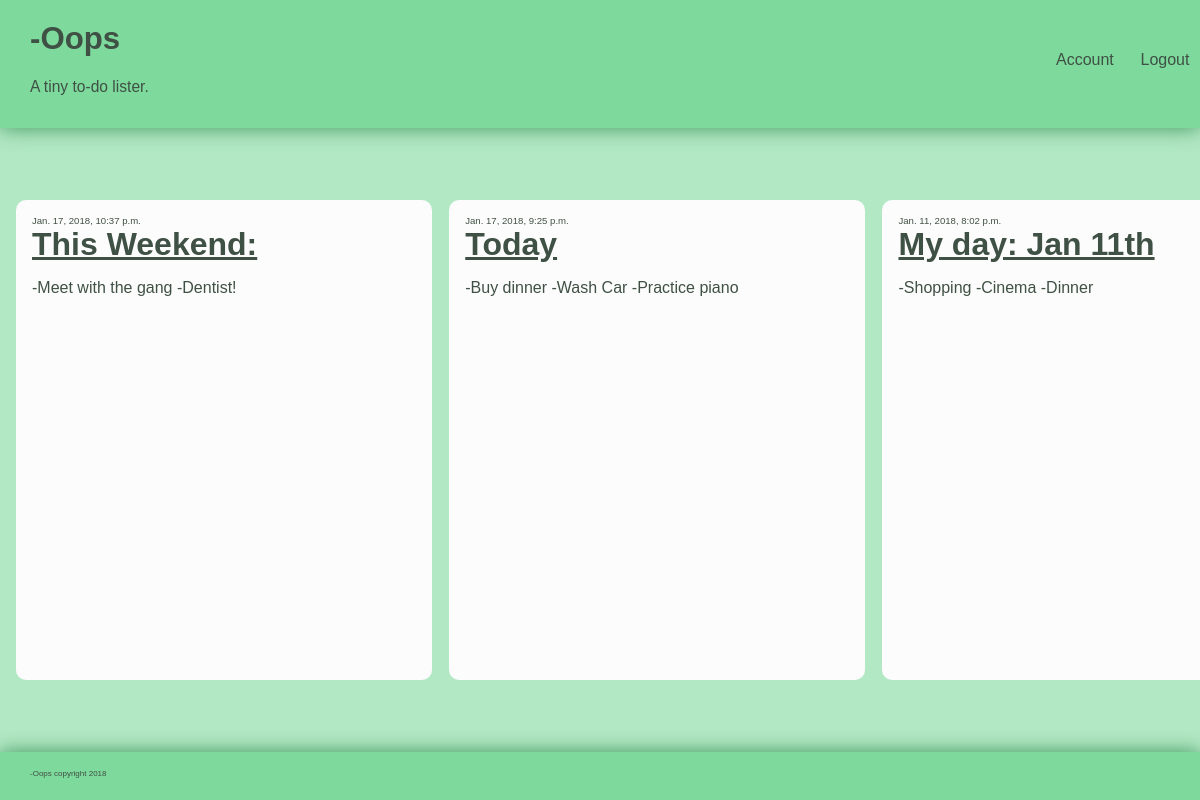
The app's page /, older data.
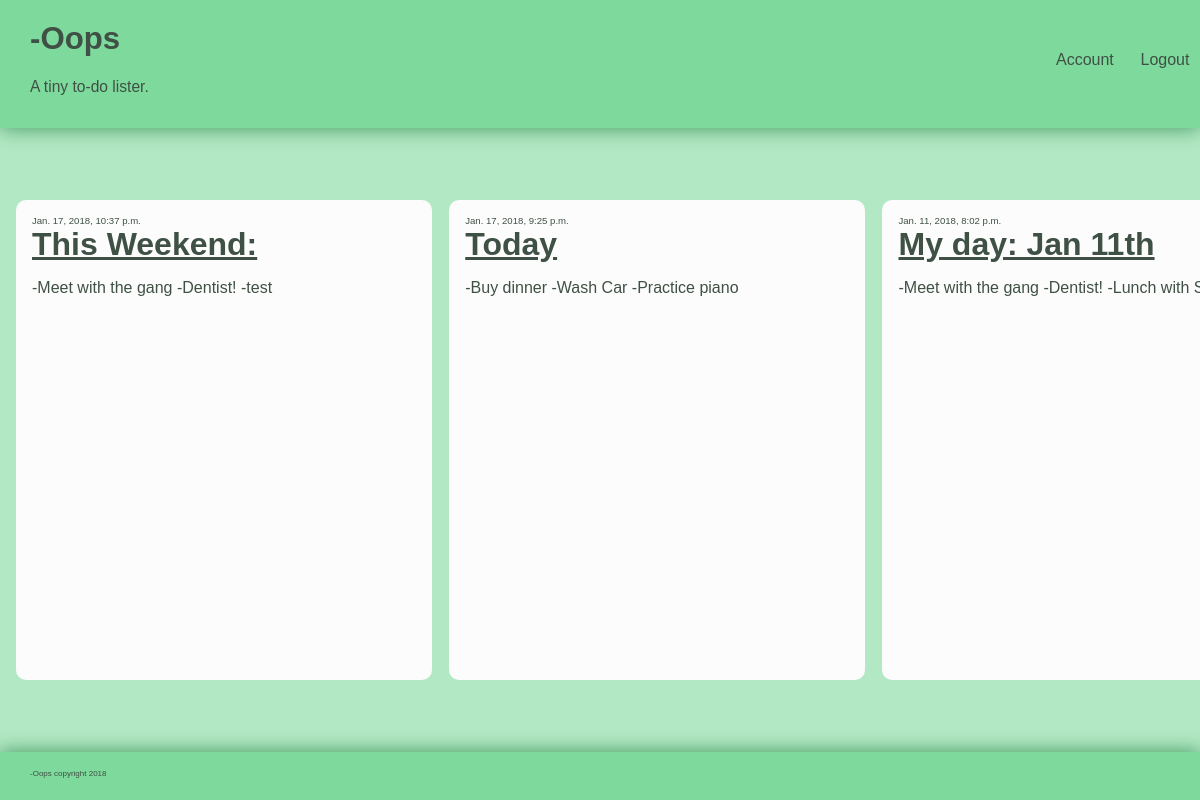
The same page, newer data.
### oops/models.py (models this page shows, shortened)
class Tile(models.Model):
    title = models.CharField(max_length=50)
    date = models.DateTimeField(auto_now=True)
    content = models.CharField(max_length=300)

### oops/views.py (the view)
# urls.py: url(r'^$', index),
def index(request):
    tileindex = Tile.objects.all()
    return render_to_response('index.html', locals())

### oops/templates/index.html
{% include 'partials/header.html' %}
{% include 'partials/tiles.html' %}
{% include 'partials/footer.html' %}

### oops/templates/partials/tiles.html (shortened to what this page needs)
<div id="tile_container">
  {% for tile in tileindex reversed %}
    {% if forloop.last %}
      <span class="tile" style="margin-right: 1em;">
    {% else %}
      <span class="tile">
    {% endif %}
      <div class="tile_date">{{ tile.date }}</div>
      <div class="tile_title">{{ tile.title }}</div>
      <p id="{{ tile.id }}" onclick="tileEditable({{ tile.id }})" oninput="tileUpdate({{ tile.id }})">
          {{ tile.content }}</p>
    </span>
  {% endfor %}
</div>

Row changes from the older to the newer data that the page shows:
changed Tile "This Weekend:": content "-Meet with the gang -Dentist!" → "-Meet with the gang -Dentist! -test"
changed Tile "My day: Jan 11th": content "-Shopping -Cinema -Dinner" → "-Meet with the gang -Dentist! -Lunch with…"
